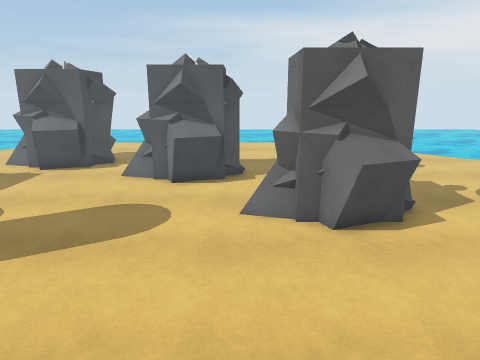
[1] (above)

16 first-person views from a walk through a 3-D level made in the Unity game engine. The camera is 1.2 m above the floor, tilts 14° down and sees 70° across. The floor is counted in squares, 0.5 m on a side. Each view is taken from the middle of a square. On the plan, view 1 faces up. The plan holds only what a view shows up to about 20 squares ahead; the rest is blank. The place goes on beyond the plan. Surface patterns are stand-ins for the level's own textures.

[2]
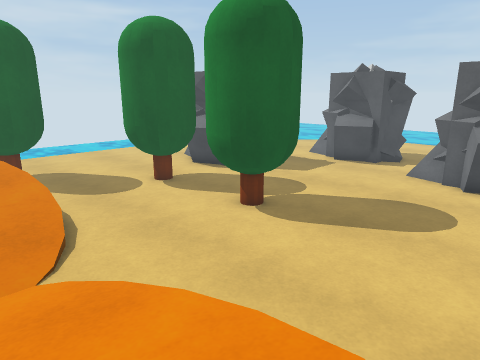

[3]
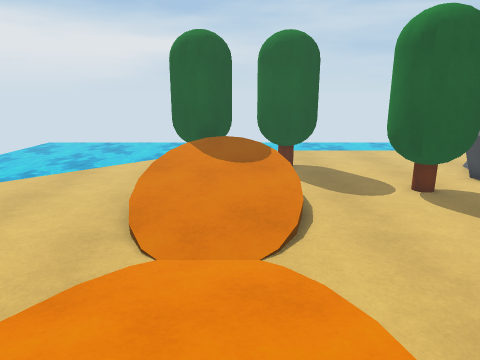

[4]
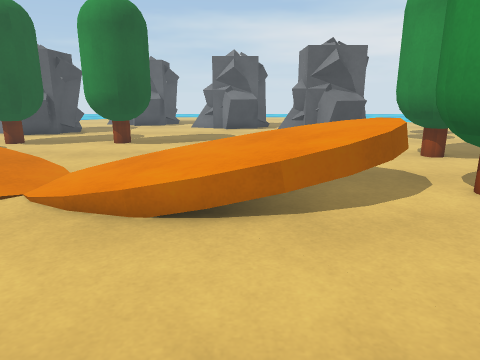

[5]
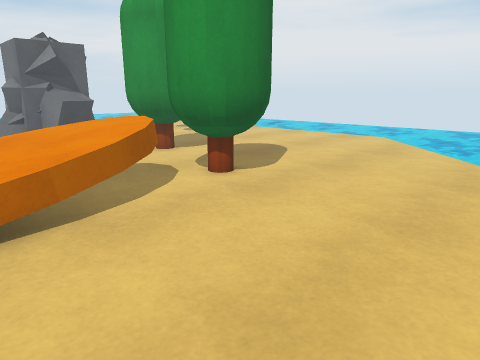

[6]
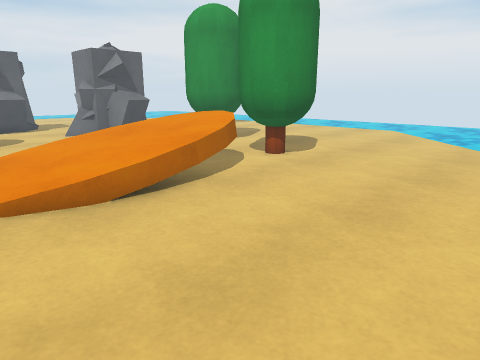

[7]
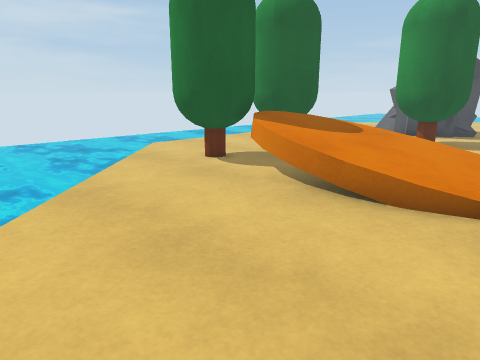

[8]
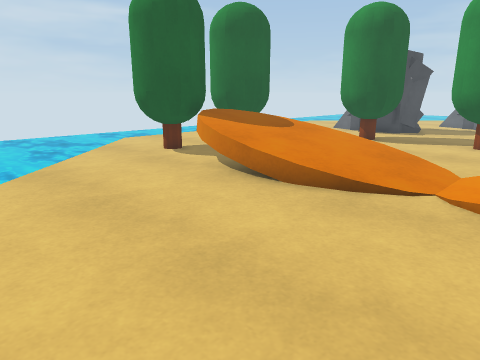

[9]
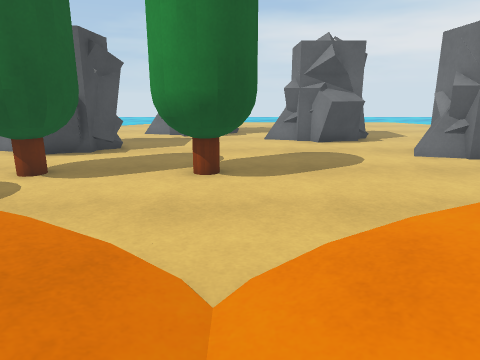

[10]
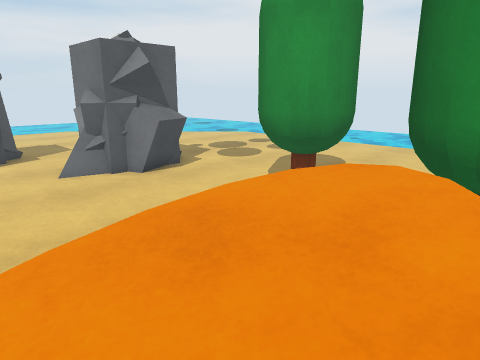

[11]
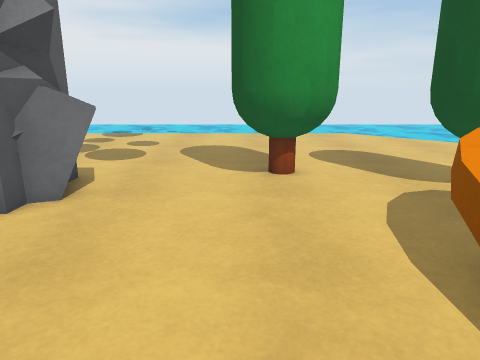

[12]
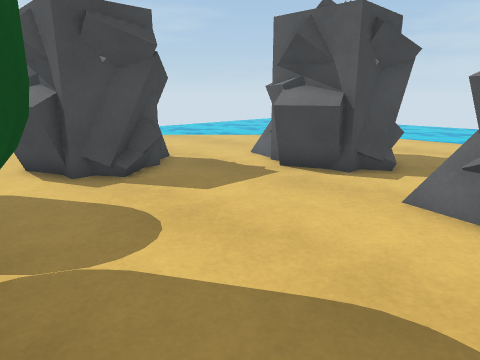

[13]
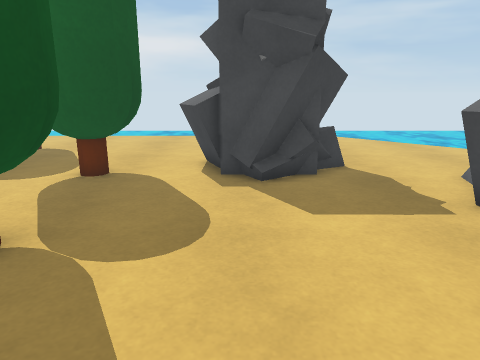

[14]
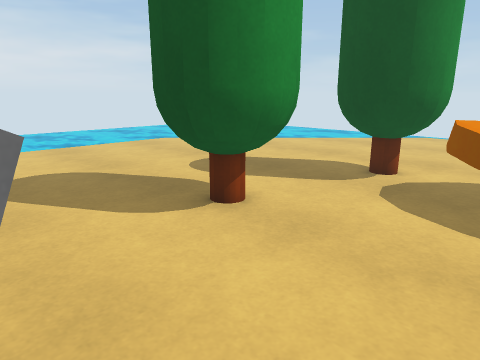

[15]
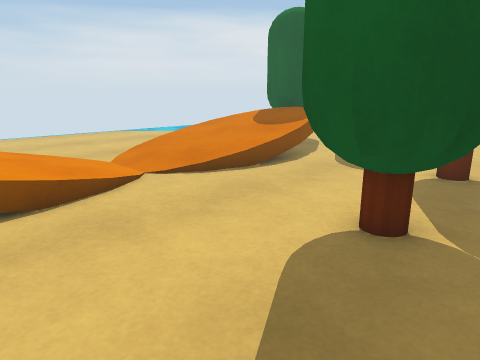

[16]
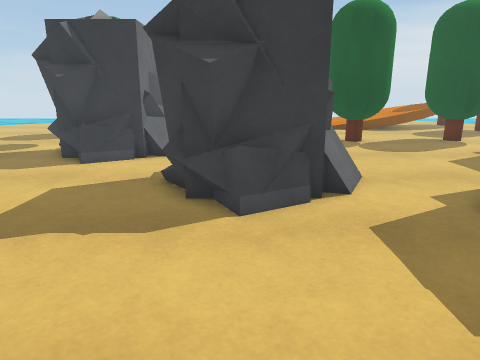

### Floor plan
Key: @ floor where view 1 was taken; # wall or solid block; . main floor; : floor 0.25 m higher than the main floor; + floor 0.5 m higher than the main floor; * floor 0.75 m higher than the main floor; % floor 1 m higher than the main floor; / step, stairs or slope; = window, fence, low wall or low ledge; ≈ water the walk keeps out of; v drop or lower ground; O other object.
Columns run from 19 left of view 1 to 6 right of it. Each row starts with its distance up from view 1.
 28          ≈≈≈
 27          ....
 26           ...    .
 25           ...
 24           ...
 23           ... .......
 22 ≈...       .. .......
 21 .....      O..........
 20 ......     OO..........
 19 .......O OOOO...OOO....
 18 .......OOOOO...OOOOO....
 17 .........OOO..OO OOO.....
 16   ............OOOOOO.....
 15     OOO........OOOO.......
 14      OO.........OOO....O..
 13       O..............OOOO.
 12 ..O   O.............OOOOOO
 11 ...OOOO.............OOOOOO
 10 ....OO..............OOOOO.
  9 .....OO...OOO........OOOO.
  8 .... OOO.OOOO.........O...
  7 ....OOOO.OOOO.............
  6 .....OOO..OOO.............
  5 ........................OO
  4  O.....................OOO
  3  OO....................OOO
  2  OO.=v=///....////==....OO
  1 OOO==*+++:::.::+++**==....
  0  O=%**+++:::.::+++*@*=.OO.
 -1  OO%**+++:::.::+++***#OOOO
 -2 OOO=**+++:::.::+++***=OOO
 -3 OOO===+++:/..//+++*==.OOO
 -4 OO.... ...................
 -5 ..........................
 -6 ≈.........................
 -7 ≈≈........................
 -8 ≈≈≈.......................
 -9 ≈≈≈≈......................
-10 ≈≈≈≈≈.................  ..
-11 ≈≈     .. .......       ..
-12 ≈≈≈        ...          ..

Positions as (right, up) in squares from view 1, and headings:
1: (0, 0), facing up
2: (0, -1), facing up-left
3: (0, 0), facing left
4: (-2, -10), facing up
5: (-3, -10), facing up-right
6: (-7, -11), facing up-right
7: (-8, -11), facing up-left
8: (-5, -11), facing up-left
9: (-7, -3), facing up
10: (-4, -3), facing up-right
11: (-5, 5), facing right
12: (-3, 8), facing up-left
13: (-3, 12), facing left
14: (0, 9), facing down-right
15: (-2, 10), facing down-left
16: (-2, 26), facing down
